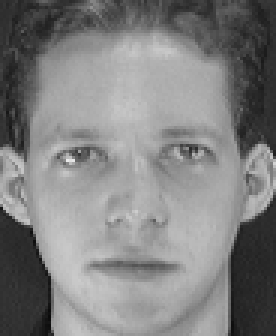
#> input picture training_data/s1/1.pgm, 92 x 112 px (shown 3 times larger)
$ python face_recognition.py
#> lines starting #> are read from the running program, lines starting #| are printed output that depends on the picture; after the words box and inside, x2 and y2 are one past the last pixel; in counts of white or black regions, pixels touching at a corner belong together
import cv2
import numpy as np
import os

subjects = ["", "1", "2", "3","4", "5", "6"]


def detect_face(img):
    gray = cv2.cvtColor(img, cv2.COLOR_BGR2GRAY)
    face_cascade = cv2.CascadeClassifier('faces2.xml')
    faces = face_cascade.detectMultiScale(gray, scaleFactor=1.2, minNeighbors=5);

    if (len(faces) == 0):
        return gray, [0,0,gray.shape[1], gray.shape[0]]

    (x, y, w, h) = faces[0]
    return gray[y:y + w, x:x + h], faces[0]


def prepare_training_data(data_folder_path):
#> called with data_folder_path = 'training_data'
    dirs = os.listdir(data_folder_path)
    faces = []
    labels = []

    for dir_name in dirs:
        if not dir_name.startswith("s"):
            continue

        label = int(dir_name.replace("s", ""))

        subject_dir_path = data_folder_path + "/" + dir_name

        subject_images_names = os.listdir(subject_dir_path)

        for image_name in subject_images_names:

            if image_name.startswith("."):
                continue

            image_path = subject_dir_path + "/" + image_name
            image = cv2.imread(image_path)
#> image is the input picture: shape (112, 92, 3); min 11, max 234, mean 128.3

            cv2.imshow("Training on image...", cv2.resize(image, (400, 500)))
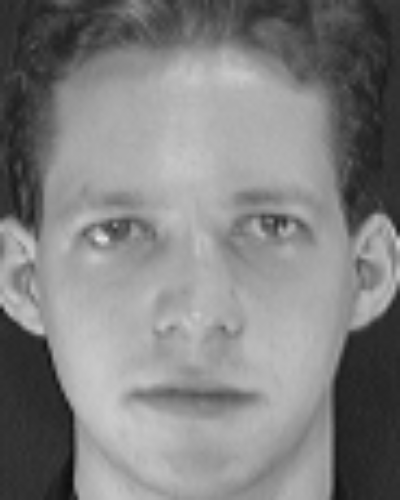
#> window 'Training on image...': shape (500, 400, 3); min 12, max 229, mean 128.2
            cv2.waitKey(100)

            face, rect = detect_face(image)
#> in detect_face, `faces = face_cascade.detectMultiScale(gray, scaleFactor=1.2, minNeighb..`: faces = [[4, 21, 84, 84]]
#> in detect_face, `(x, y, w, h) = faces[0]`: x = 4; y = 21; w = 84
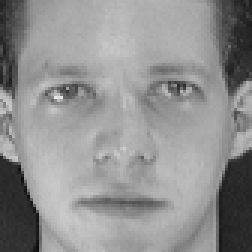
#> face: shape (84, 84) (shown 3 times larger); min 12, max 234, mean 144.3
#> rect = [4, 21, 84, 84]
            print(rect)
#| [ 4 21 84 84]

            if face is not None:
                faces.append(face)
                labels.append(label)

    cv2.destroyAllWindows()
    cv2.waitKey(1)
    cv2.destroyAllWindows()
    return faces, labels

print("Preparing data...")
faces, labels = prepare_training_data('training_data')
print(faces, labels)
print("Data prepared")
print("Total faces: ", len(faces))
print("Total labels: ", len(labels))


def draw_rectangle(img, rect):
    (x, y, w, h) = rect
    cv2.rectangle(img, (x, y), (x + w, y + h), (0, 255, 0), 2)

def draw_text(img, text, x, y):
    cv2.putText(img, text, (x, y), cv2.FONT_HERSHEY_PLAIN, 1.5, (0, 255, 0), 2)

face_recognizer  = cv2.face.LBPHFaceRecognizer_create()
#face_recognizer = cv2.face.EigenFaceRecognizer_create()
#face_recognizer = cv2.face.FisherFaceRecognizer_create()

face_recognizer.train(faces, np.array(labels))
face_recognizer.save('abc.xml')

cap = cv2.VideoCapture(2)
if cap.isOpened() == True:
    print("OK")

while True:
    _, frame = cap.read()
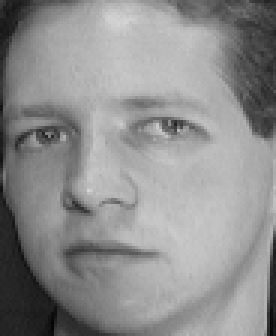
#> input picture training_data/s1/4.pgm, 92 x 112 px, given in place of the camera (shown 3 times larger)
#> frame is the input picture: shape (112, 92, 3); min 5, max 215, mean 142.1

    face, rect = detect_face(frame)
    label, confidence = face_recognizer.predict(face)
    label_text=subjects[label]

    draw_rectangle(frame, rect)
#> in draw_rectangle, `cv2.rectangle(img, (x, y), (x + w, y + h), (0, 255, 0), 2)`:
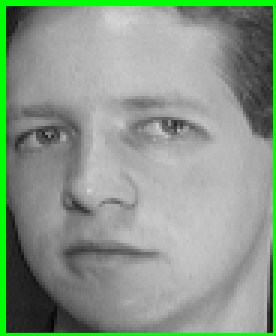
#> img: shape (112, 92, 3) (shown 3 times larger); 5.85% of pixels changed, all inside (x1, y1, x2, y2) = (0, 0, 92, 112)
    draw_text(frame, label_text, rect[0], rect[1]-5)

    cv2.imshow('frame',frame)

    if cv2.waitKey(1) & 0xFF == ord('q'):
#> (key q is pressed here)
        break
cap.release()
cv2.destroyAllWindows()
